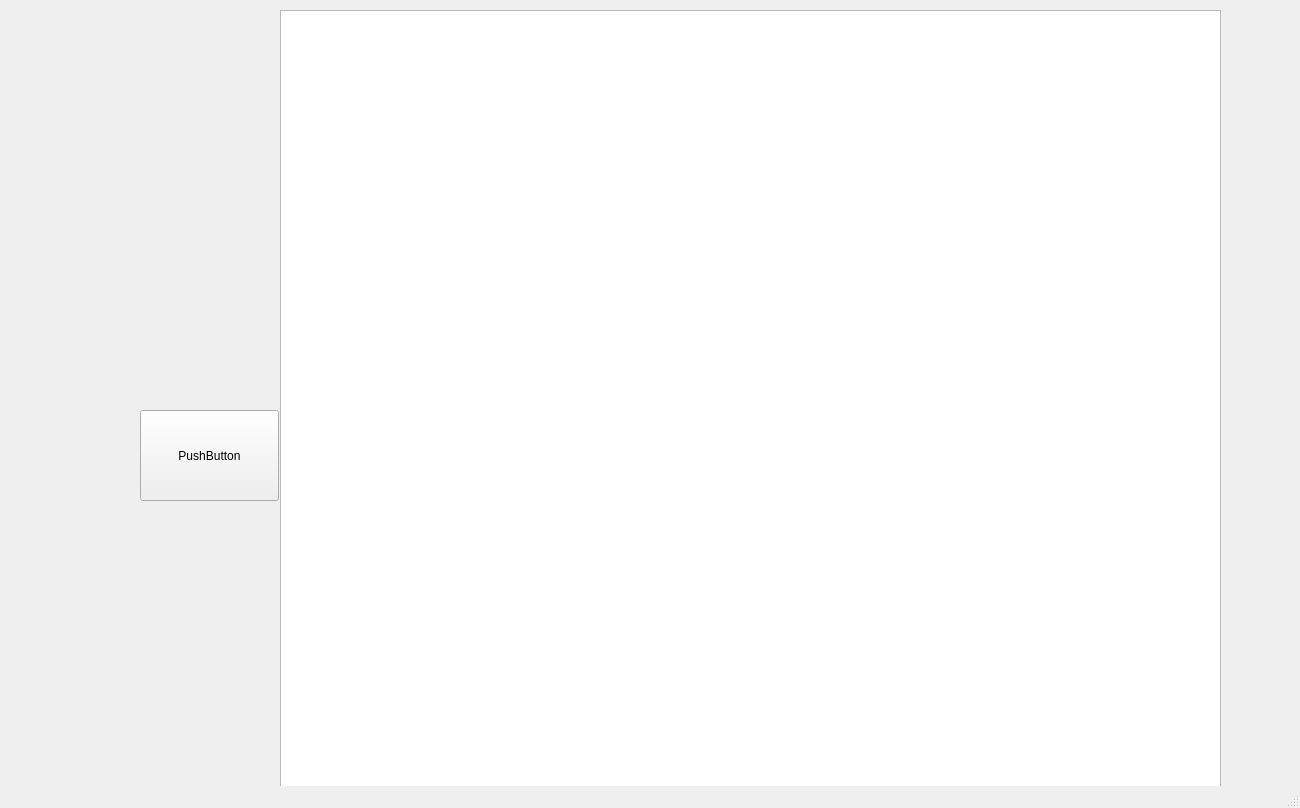
<?xml version="1.0" encoding="UTF-8"?>
<ui version="4.0">
 <class>MainWindow</class>
 <widget class="QMainWindow" name="MainWindow">
  <property name="geometry">
   <rect>
    <x>0</x>
    <y>0</y>
    <width>1300</width>
    <height>808</height>
   </rect>
  </property>
  <property name="minimumSize">
   <size>
    <width>1280</width>
    <height>720</height>
   </size>
  </property>
  <property name="windowTitle">
   <string>MainWindow</string>
  </property>
  <widget class="QWidget" name="centralwidget">
   <widget class="QWidget" name="verticalLayoutWidget">
    <property name="geometry">
     <rect>
      <x>10</x>
      <y>0</y>
      <width>141</width>
      <height>691</height>
     </rect>
    </property>
    <layout class="QVBoxLayout" name="verticalLayout">
     <item>
      <widget class="QLabel" name="label_4">
       <property name="minimumSize">
        <size>
         <width>120</width>
         <height>120</height>
        </size>
       </property>
       <property name="text">
        <string/>
       </property>
       <property name="pixmap">
        <pixmap resource="icon.qrc">:/finish(1).png</pixmap>
       </property>
      </widget>
     </item>
     <item>
      <widget class="QLabel" name="label">
       <property name="minimumSize">
        <size>
         <width>120</width>
         <height>120</height>
        </size>
       </property>
       <property name="text">
        <string/>
       </property>
       <property name="pixmap">
        <pixmap resource="icon.qrc">:/finish(1).png</pixmap>
       </property>
      </widget>
     </item>
     <item>
      <widget class="QLabel" name="buildPath">
       <property name="minimumSize">
        <size>
         <width>120</width>
         <height>120</height>
        </size>
       </property>
       <property name="text">
        <string/>
       </property>
       <property name="pixmap">
        <pixmap resource="icon.qrc">:/finish(1).png</pixmap>
       </property>
      </widget>
     </item>
     <item>
      <widget class="QLabel" name="label_2">
       <property name="minimumSize">
        <size>
         <width>120</width>
         <height>120</height>
        </size>
       </property>
       <property name="text">
        <string/>
       </property>
       <property name="pixmap">
        <pixmap resource="icon.qrc">:/finish(1).png</pixmap>
       </property>
      </widget>
     </item>
     <item>
      <widget class="QLabel" name="label_5">
       <property name="minimumSize">
        <size>
         <width>120</width>
         <height>120</height>
        </size>
       </property>
       <property name="text">
        <string/>
       </property>
       <property name="pixmap">
        <pixmap resource="icon.qrc">:/finish(1).png</pixmap>
       </property>
      </widget>
     </item>
    </layout>
    <zorder>label_5</zorder>
    <zorder>label_2</zorder>
    <zorder>buildPath</zorder>
    <zorder>label_4</zorder>
    <zorder>label</zorder>
   </widget>
   <widget class="QGraphicsView" name="graphicsView">
    <property name="geometry">
     <rect>
      <x>280</x>
      <y>10</y>
      <width>941</width>
      <height>851</height>
     </rect>
    </property>
    <property name="minimumSize">
     <size>
      <width>600</width>
      <height>600</height>
     </size>
    </property>
   </widget>
   <widget class="QPushButton" name="pushButton">
    <property name="geometry">
     <rect>
      <x>140</x>
      <y>410</y>
      <width>139</width>
      <height>91</height>
     </rect>
    </property>
    <property name="text">
     <string>PushButton</string>
    </property>
    <property name="icon">
     <iconset>
      <selectedon>:/finish(1).png</selectedon>
     </iconset>
    </property>
    <property name="autoDefault">
     <bool>false</bool>
    </property>
   </widget>
  </widget>
  <widget class="QMenuBar" name="menubar">
   <property name="geometry">
    <rect>
     <x>0</x>
     <y>0</y>
     <width>1300</width>
     <height>23</height>
    </rect>
   </property>
  </widget>
  <widget class="QStatusBar" name="statusbar"/>
 </widget>
 <resources>
  <include location="icon.qrc"/>
 </resources>
 <connections/>
</ui>
